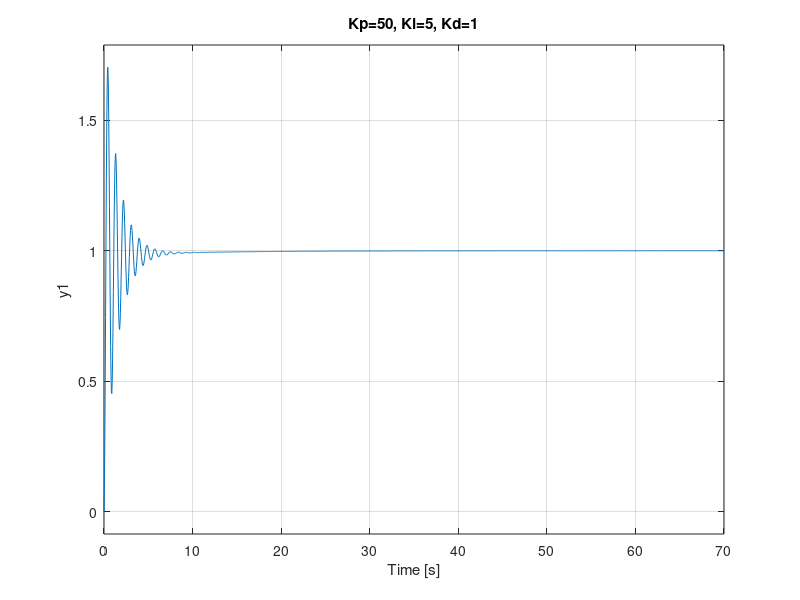

This figure's MATLAB source:
%% =====================================================================
%  pid_demo.m — PID 控制器参数对比
%  功能：四宫格对比不同 Kp/Ki/Kd 组合的阶跃响应差异
%  用法：直接运行  run control/pid_demo.m
%  依赖：MATLAB Control System Toolbox
% =====================================================================
%% PID 四宫格对比
clear; clc; close all;
sys = tf(1, [1 0.5 1]);

figure('Position', [100 100 1000 800]);

subplot(2,2,1);
step(feedback(pid(1,0,0)*sys, 1));
title('Kp=1, Ki=0, Kd=0'); grid on;

subplot(2,2,2);
step(feedback(pid(10,0,0)*sys, 1));
title('Kp=10, Ki=0, Kd=0'); grid on;

subplot(2,2,3);
step(feedback(pid(50,0,0)*sys, 1));
title('Kp=50, Ki=0, Kd=0'); grid on;

subplot(2,2,4);
step(feedback(pid(50,5,1)*sys, 1));
title('Kp=50, Ki=5, Kd=1'); grid on;
